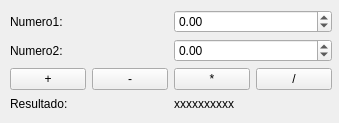
<?xml version="1.0" encoding="UTF-8"?>
<ui version="4.0">
 <class>Widget</class>
 <widget class="QWidget" name="Widget">
  <property name="geometry">
   <rect>
    <x>0</x>
    <y>0</y>
    <width>339</width>
    <height>123</height>
   </rect>
  </property>
  <property name="windowTitle">
   <string>Widget</string>
  </property>
  <widget class="QWidget" name="">
   <property name="geometry">
    <rect>
     <x>10</x>
     <y>10</y>
     <width>322</width>
     <height>102</height>
    </rect>
   </property>
   <layout class="QVBoxLayout" name="verticalLayout">
    <item>
     <layout class="QGridLayout" name="gridLayout">
      <item row="0" column="0">
       <widget class="QLabel" name="label">
        <property name="text">
         <string>Numero1:</string>
        </property>
       </widget>
      </item>
      <item row="0" column="1">
       <widget class="QDoubleSpinBox" name="n1">
        <property name="minimum">
         <double>-9999999999.000000000000000</double>
        </property>
        <property name="maximum">
         <double>99999999999.990005493164063</double>
        </property>
       </widget>
      </item>
      <item row="1" column="0">
       <widget class="QLabel" name="label_2">
        <property name="text">
         <string>Numero2:</string>
        </property>
       </widget>
      </item>
      <item row="1" column="1">
       <widget class="QDoubleSpinBox" name="n2">
        <property name="minimum">
         <double>-9999999999.000000000000000</double>
        </property>
        <property name="maximum">
         <double>9999999999.989999771118164</double>
        </property>
       </widget>
      </item>
     </layout>
    </item>
    <item>
     <layout class="QHBoxLayout" name="horizontalLayout">
      <item>
       <widget class="QPushButton" name="suma">
        <property name="text">
         <string>+</string>
        </property>
       </widget>
      </item>
      <item>
       <widget class="QPushButton" name="resta">
        <property name="text">
         <string>-</string>
        </property>
       </widget>
      </item>
      <item>
       <widget class="QPushButton" name="multiplicar">
        <property name="text">
         <string>*</string>
        </property>
       </widget>
      </item>
      <item>
       <widget class="QPushButton" name="dividir">
        <property name="text">
         <string>/</string>
        </property>
       </widget>
      </item>
     </layout>
    </item>
    <item>
     <layout class="QHBoxLayout" name="horizontalLayout_2">
      <item>
       <widget class="QLabel" name="label_3">
        <property name="text">
         <string>Resultado:</string>
        </property>
       </widget>
      </item>
      <item>
       <widget class="QLabel" name="resultado">
        <property name="text">
         <string>xxxxxxxxxx</string>
        </property>
       </widget>
      </item>
     </layout>
    </item>
   </layout>
  </widget>
 </widget>
 <resources/>
 <connections/>
</ui>
